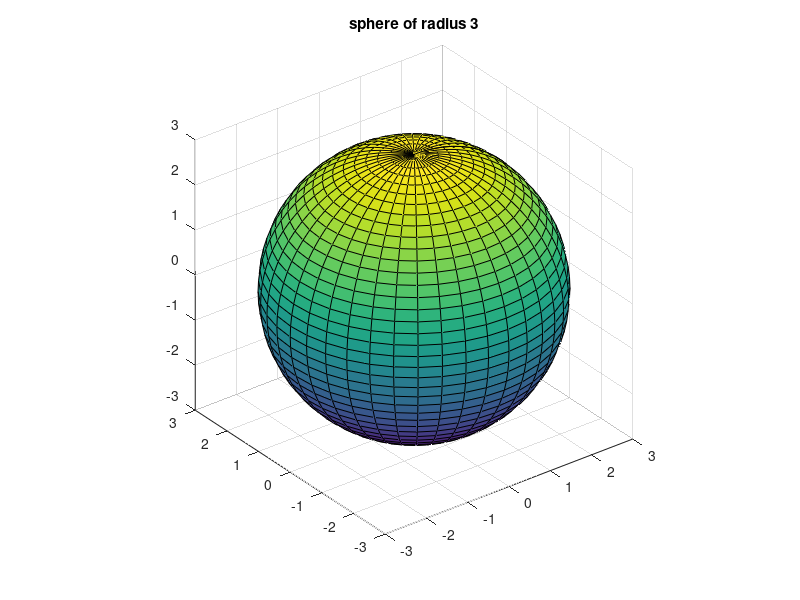

Recreate this plot in MATLAB.
[x, y, z] = cylinder (10:-1:0, 50);
surf (x, y, z);
title ("a cone");

[x, y, z] = sphere (40);
surf (3*x, 3*y, 3*z);
axis equal;
title ("sphere of radius 3");